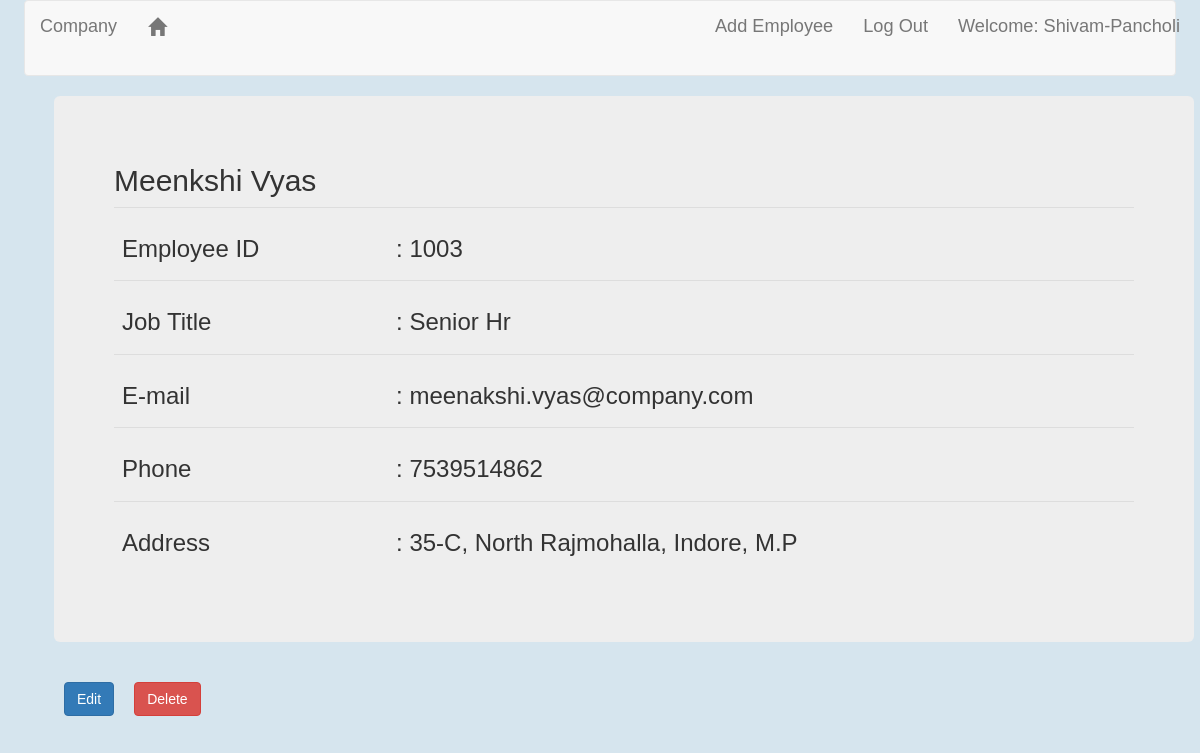
The app's page /employee/25 (signed in) with its own data.
### EmployeeList/models.py (models this page shows, shortened)
class Employee(models.Model):
    employee_id = models.IntegerField(null=True)
    name = models.CharField(max_length=20)
    surname = models.CharField(max_length=20)
    job_title = models.CharField(null=True,max_length=30)
    email = models.EmailField(null=True)
    phone = models.IntegerField(null=True)
    address = models.CharField(max_length=100, null=True)

### EmployeeList/views.py (the view)
# urls.py: path('employee/<int:pk>', views.EmpDetailView.as_view(), name='emp_detail_view'),
class EmpDetailView(DetailView):
    model = Employee

### templates/EmployeeList/employee_detail.html (shortened to what this page needs)
<!DOCTYPE html>
{% extends 'EmployeeList/index.html' %}
    {% block content %}
        {% if user.is_authenticated %}
            <div class='container detail_view'>
                <div class='jumbotron'>
                    <h2>{{employee.name}} {{employee.surname}}</h2>
                    <table class='table'>
                            <td><h3>Employee ID</h3></td>
                            <td><h3> : {{employee.employee_id}}</h3></td>
                        <tr>
                            <td><h3>Job Title</h3></td>
                            <td><h3> : {{employee.job_title}}</h3></td>
                        </tr>
                        <tr>
                            <td><h3>E-mail</h3></td>
                            <td><h3> : {{employee.email}}</h3></td>
                        </tr>
                        <tr>
                            <td><h3>Phone</h3></td>
                            <td><h3> : {{employee.phone}}</h3></td>
                        </tr>
                        <tr>
                            <td><h3>Address</h3></td>
                            <td><h3> : {{employee.address}}</h3></td>
                        </tr>
                    </table>
                </div>
                <a class="btn btn-primary update" href="{% url 'EmployeeList:emp_update_view' pk=employee.pk %}">
                    <span>Edit</span>
                <a class="btn btn-danger update" href="{% url 'EmployeeList:emp_delete_view' pk=employee.pk %}">
                    <span>Delete</span>
                </a>
            </div>
        {% else %}
            <div class='jumbotron'>
                <h3>Please Login to see Employee's detail</h3>
            </div>
        {% endif %}
    {% endblock %}

### templates/EmployeeList/index.html (shortened to what this page needs)
<!DOCTYPE html>
{% load static %}
<html lang="en" dir="ltr">
  <head>
    <link rel="stylesheet" href="https://stackpath.bootstrapcdn.com/bootstrap/3.4.1/css/bootstrap.min.css">
    <link rel="stylesheet" href="{% static 'css/index.css'%}">
  </head>
  <body>
      <nav class="navbar navbar-default">
          <div class="container">
              <ul class="nav navbar-nav">
                  <li><a class="navbar-brand bigbrand" href="{% url 'EmployeeList:emp_list_view' %}">Company</a></li>
                  <li><a class="navbar" href="{% url 'EmployeeList:emp_list_view' %}"><span class='glyphicon glyphicon-home'></span></a></li>
              </ul>
              <ul class="nav navbar-nav navbar-right">
                  {% if user.is_authenticated %}
                  <li><a href="{% url 'EmployeeList:emp_create_view' %}">Add Employee</a></li>
                  <li><a href="{% url 'EmployeeList:logout' %}">Log Out</a></li>
                  <li><a>Welcome: {{user.username}}</a></li>
                  {%else%}
                  <li><a class="nav navbar-right" href="{% url 'EmployeeList:login' %}">Sign In!</a></li>
                  <li><a class="navbar" href="{% url 'EmployeeList:register' %}">Sign Up!</a></li>
                  {% endif %}
              </ul>
          </div>
      </nav>
      <div class="content centerstage container">
        {% block content %}
        {% endblock %}
      </div>
  </body>
</html>

### static/css/index.css (style rules this page uses)
body { font-family: 'Lucida Sans', 'Lucida Sans Regular', 'Lucida Grande', 'Lucida Sans Unicode', Geneva, Verdana, sans-serif; padding-left: 2%; padding-right: 2%; padding-bottom: 25%; background-color: rgb(214, 229, 238); }
nav { font-size: 1.3em; }
.centerstage { margin-left: auto; margin-right: auto; }
.bigbrand { font-size: 1.5; }
.update { margin: 10px; }

### records on screen
Employee: name "Meenkshi", surname "Vyas", employee_id "1003", job_title "Senior Hr", email "meenakshi.vyas@company.com", phone "7539514862", address "35-C, North Rajmohalla, Indore, M.P"

### other values on screen
{{ user.username }} "Shivam-Pancholi"
